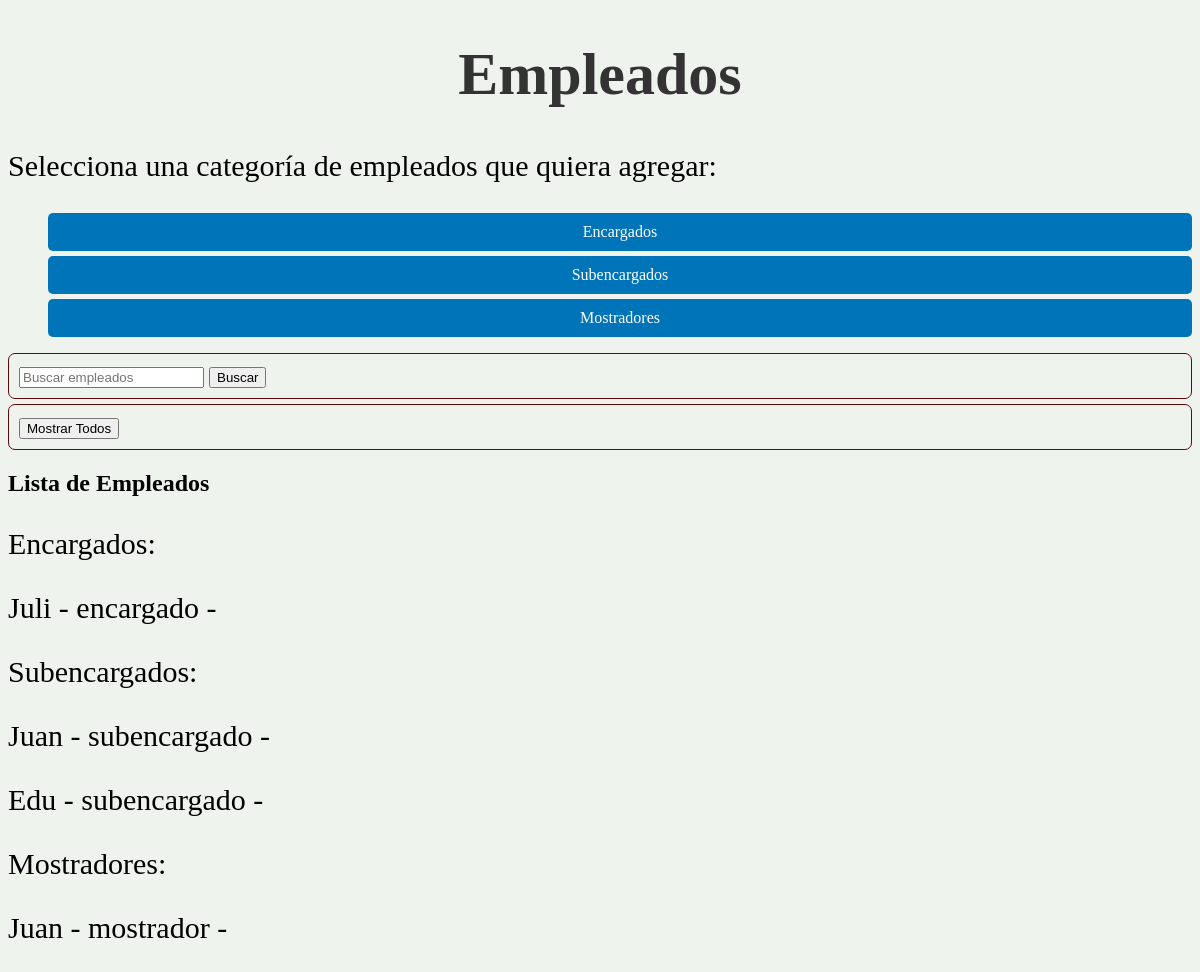
The page /empleados/mostrarempleados/ on the database as committed earlier.
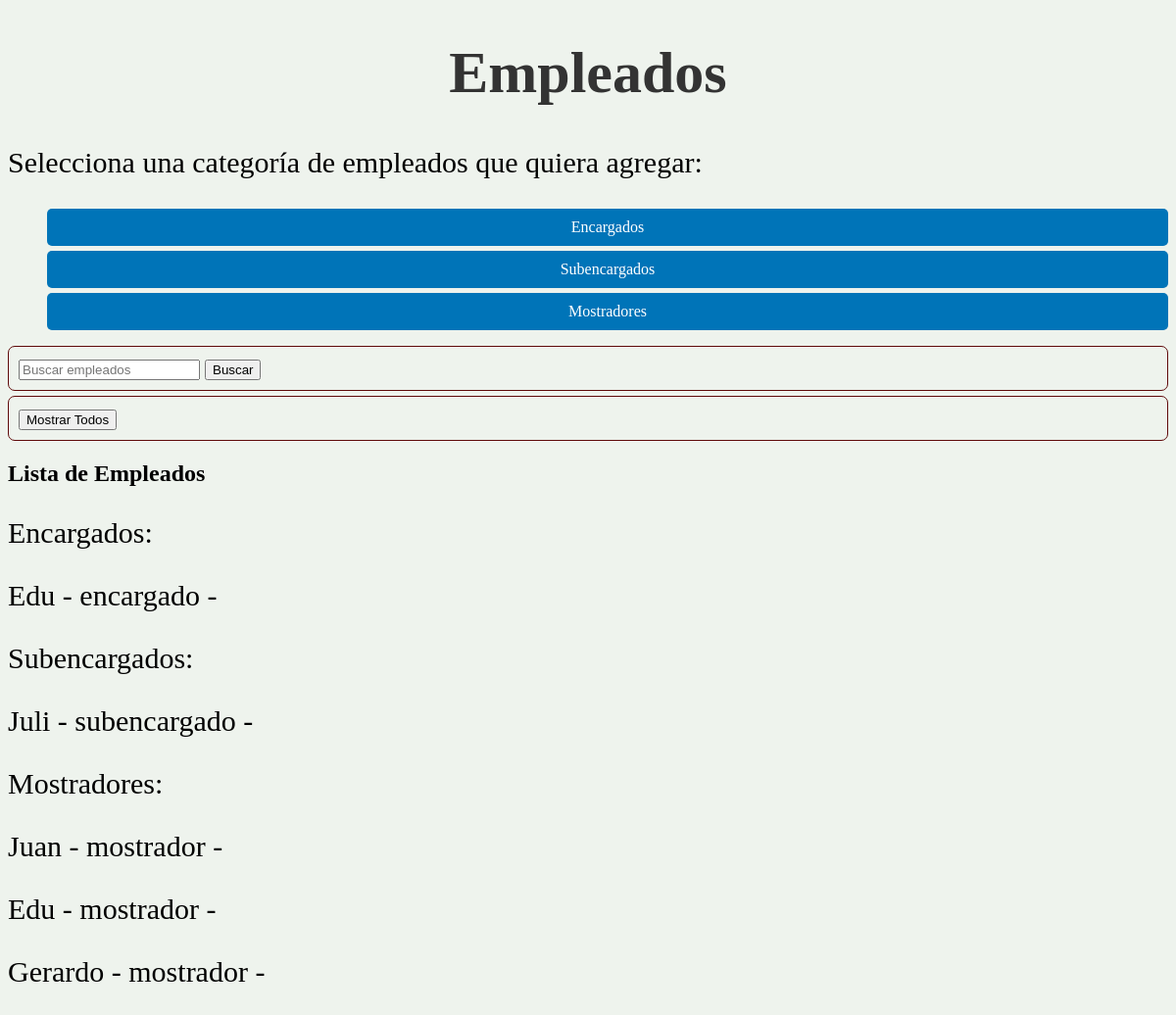
The same page on the database as committed later.
### empleados/models.py (models this page shows)
class encargado(models.Model):
    Nombre = models.CharField(max_length=64)
    Apellido = models.CharField(max_length=64)
    telefono = models.CharField(max_length=20)
    edad = models.IntegerField()
    email = models.EmailField()
    descripcion = models.CharField(max_length=10)
    empleo = models.CharField(max_length=64, default='encargado')
    creador = models.ForeignKey(User, on_delete=models.SET_NULL, null=True)

class subencargado(models.Model):
    Nombre = models.CharField(max_length=64)
    Apellido = models.CharField(max_length=64)
    telefono = models.CharField(max_length=20)
    edad = models.IntegerField()
    email = models.EmailField()
    descripcion = models.CharField(max_length=10)
    empleo = models.CharField(max_length=64, default='subencargado')
    creador = models.ForeignKey(User, on_delete=models.SET_NULL, null=True)

class mostrador(models.Model):
    Nombre = models.CharField(max_length=64)
    Apellido = models.CharField(max_length=64)
    telefono = models.CharField(max_length=20)
    edad = models.IntegerField()
    email = models.EmailField()
    descripcion = models.CharField(max_length=10)
    empleo = models.CharField(max_length=64, default='mostrador')
    creador = models.ForeignKey(User, on_delete=models.SET_NULL, null=True)

### empleados/views.py (the view)
# urls.py: path('mostrarempleados/', views.mostrarempleados, name='mostrarempleados'),
def mostrarempleados(request):
    encargados = encargado.objects.all()
    subencargados = subencargado.objects.all()
    mostradores = mostrador.objects.all()
    context = {
        'encargados': encargados,
        'subencargados': subencargados,
        'mostradores': mostradores,
    }
    return render(request, 'mostrarempleados.html', context)

### empleados/templates de empleados/mostrarempleados.html (shortened to what this page needs)
{% extends 'base.html' %}
{% block content %}
  <h2>Lista de Empleados</h2>
  <p>Encargados:</p>
  {% for encargado in encargados %}
    <p>
      {{ encargado.Nombre }} - {{ encargado.empleo }} -
    </p>
  {% endfor %}
  <p>Subencargados:</p>
  {% for subencargado in subencargados %}
    <p>
      {{ subencargado.Nombre }} - {{ subencargado.empleo }} -
    </p>
  {% endfor %}
  <p>Mostradores:</p>
  {% for mostrador in mostradores %}
    <p>
      {{ mostrador.Nombre }} - {{ mostrador.empleo }} -
    </p>
  {% endfor %}
{% endblock %}

Rows that differ between the two databases and show on the page:
removed encargado: Nombre "Juli", empleo "encargado"
removed subencargado: Nombre "Juan", empleo "subencargado"
removed subencargado: Nombre "Edu", empleo "subencargado"
added encargado: Nombre "Edu", empleo "encargado"
added subencargado: Nombre "Juli", empleo "subencargado"
added mostrador: Nombre "Edu", empleo "mostrador"
added mostrador: Nombre "Gerardo", empleo "mostrador"
